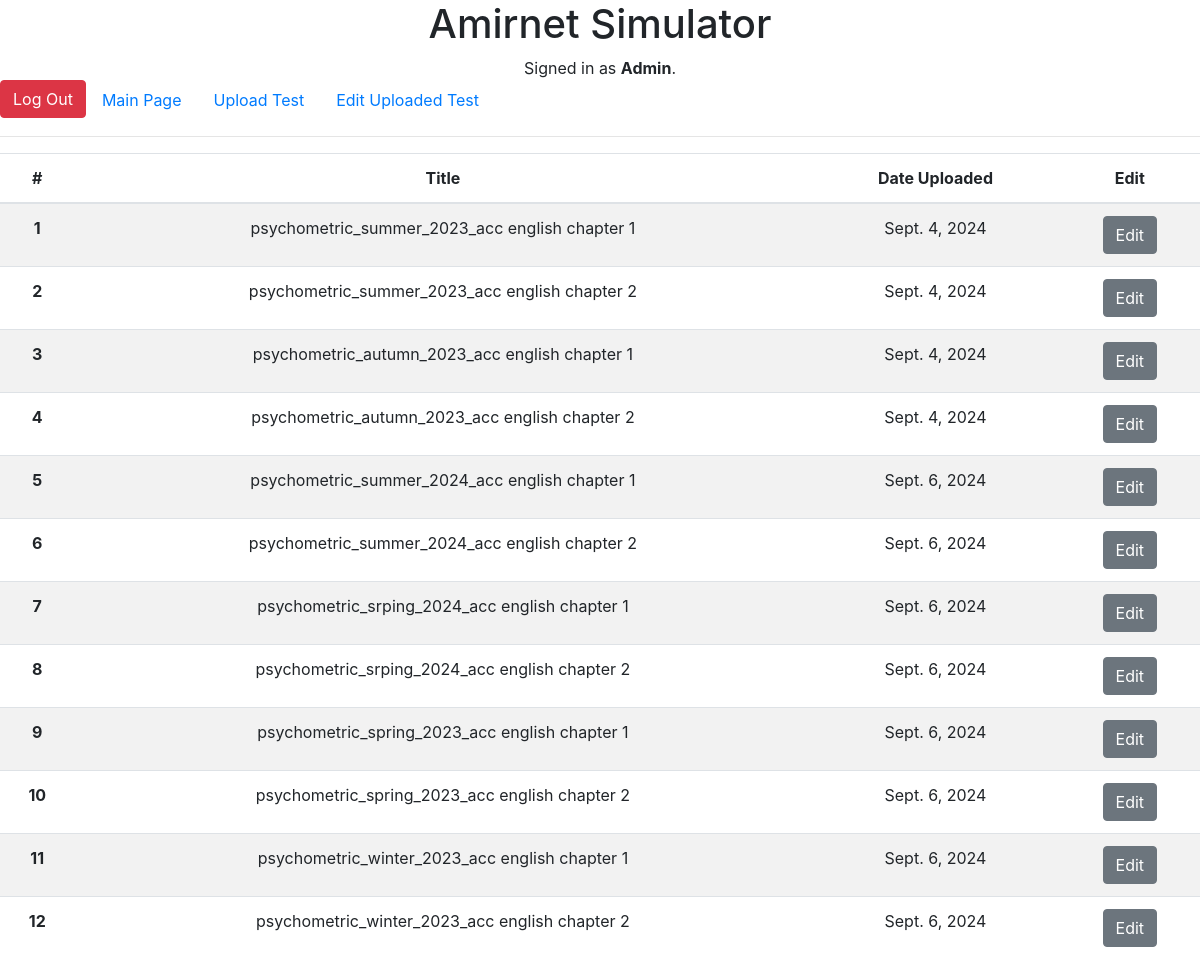
The page /edit_uploaded_test (signed in) on the database as committed earlier.
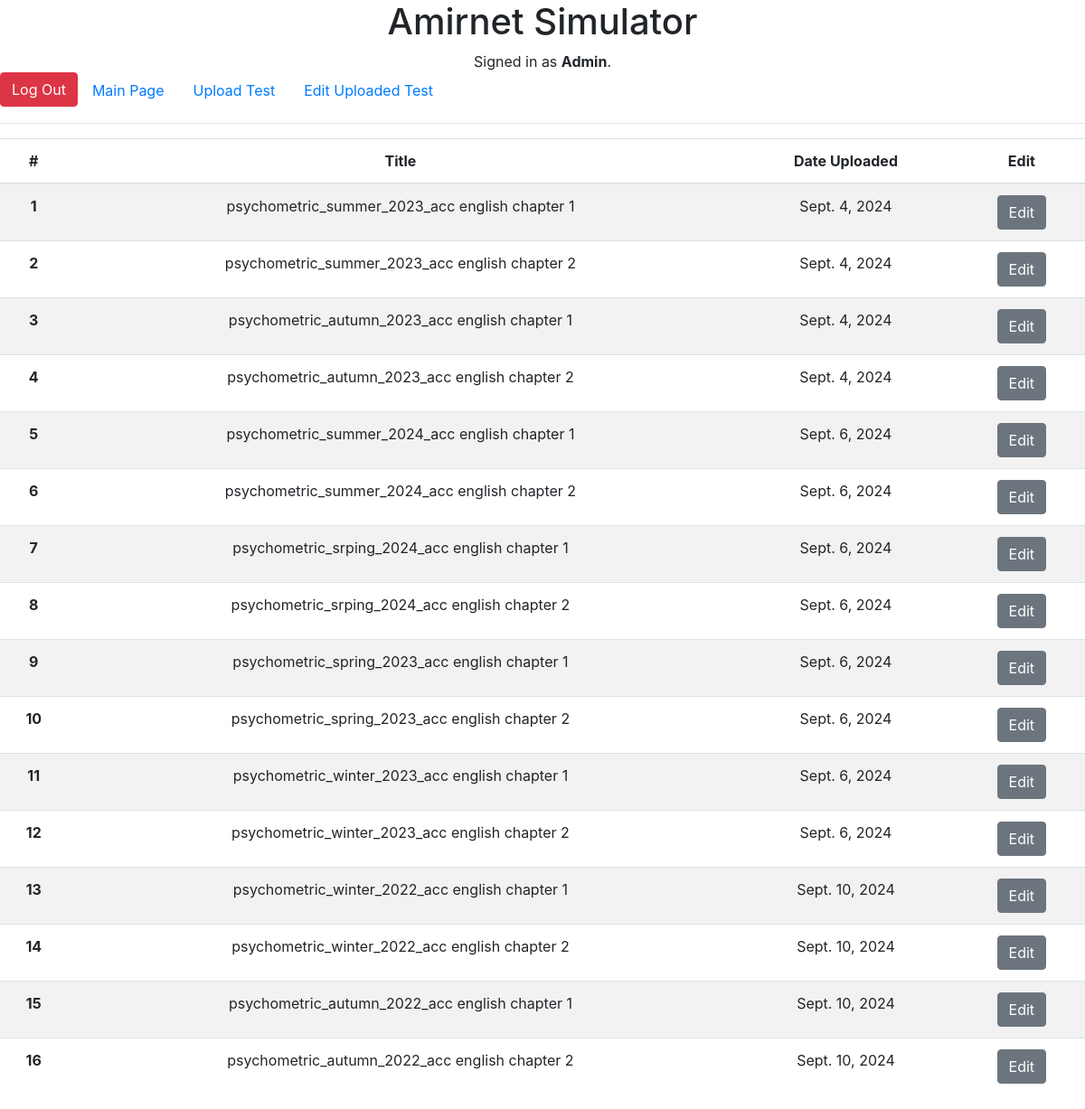
The same page on the database as committed later.
### Simulator/models.py (models this page shows, shortened)
class Test(models.Model):
    title = models.CharField(max_length=30)
    create_date = models.DateField(auto_now_add=True)
    chapters = models.ManyToManyField(Chapter, through='TestChapter')

### Simulator/views.py (the view, shortened to what this page needs)
# urls.py: path("edit_uploaded_test",views.edit_uploaded_test,name="edit_uploaded_test"),
@user_passes_test(lambda u: u.is_superuser, login_url='login')
def edit_uploaded_test(request):
    uploaded_tests = Test.objects.all()
    return render(request,'Simulator/edit_test_selection.html',{
        'uploaded_tests': uploaded_tests
    })

### Simulator/templates/Simulator/edit_test_selection.html (shortened to what this page needs)
{% extends 'Simulator/layout.html' %}
{% block body %}
{% if uploaded_tests %}
<table class="table table-striped">
    <thead>
    <tr><th>#</th><th>Title</th><th>Date Uploaded</th><th>Edit</th></tr>
    </thead>
    <tbody>
        {% for test in uploaded_tests %}
        <tr>
            <th>{{forloop.counter}}</th>
            <td>{{test.title}}</td>
            <td>{{test.create_date}}</td>
            <td>
                <form method="post" action="{% url 'edit_uploaded_test'%}">
                    <button class="btn btn-secondary" type="submit">Edit</button>
                </form>
            </td>
        </tr>
        {% endfor %}
    </tbody>
</table>
{% endif %}
{% endblock %}

Rows that differ between the two databases and show on the page:
added Test: title "psychometric_winter_2022_acc english chapter 1", create_date "Sept. 10, 2024"
added Test: title "psychometric_winter_2022_acc english chapter 2", create_date "Sept. 10, 2024"
added Test: title "psychometric_autumn_2022_acc english chapter 1", create_date "Sept. 10, 2024"
added Test: title "psychometric_autumn_2022_acc english chapter 2", create_date "Sept. 10, 2024"
